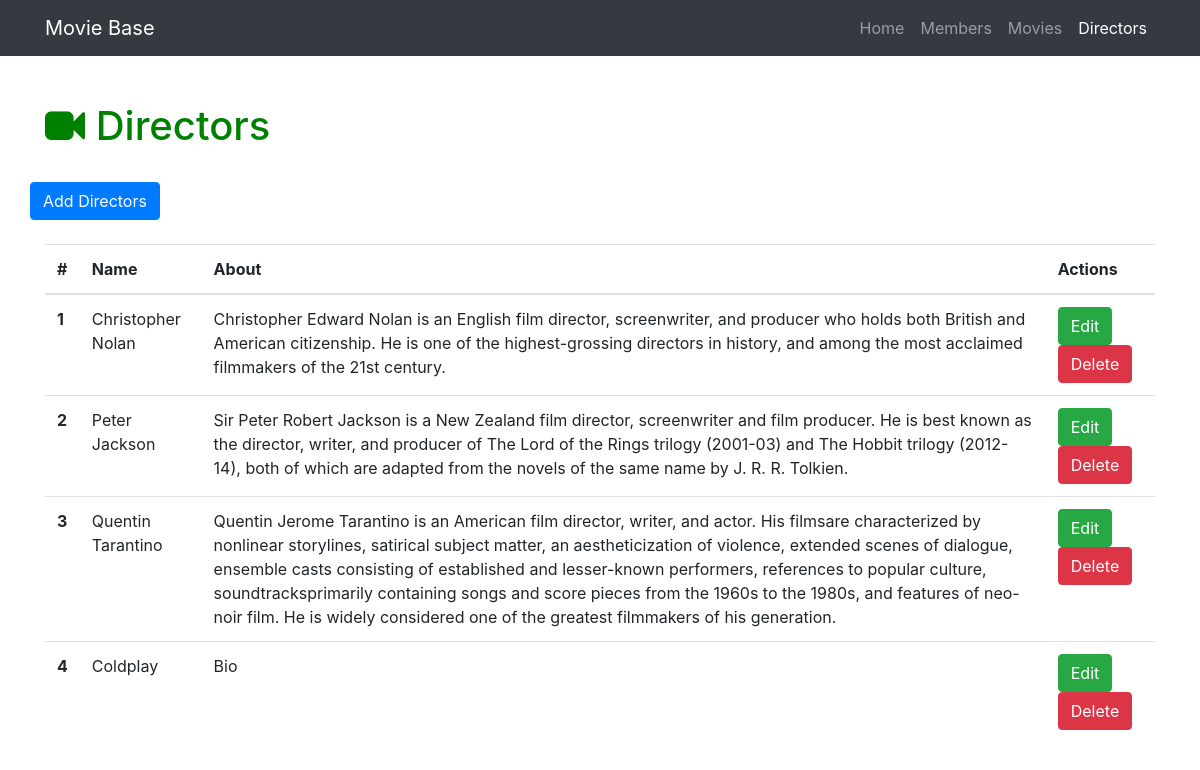
/directors, run on an earlier commit of the app's database.
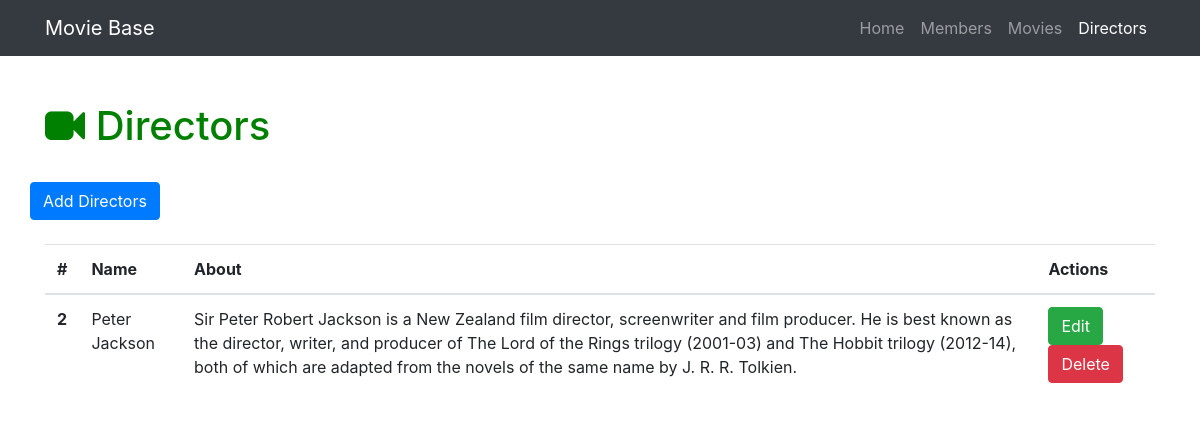
And on a later commit of the database.
### moviebase.py (models this page shows)
class Director(db.Model):
    __tablename__ = 'director'
    id = db.Column(db.Integer, primary_key=True)
    name = db.Column(db.String(64))
    about = db.Column(db.Text)
    movie = db.relationship('Movie', backref='director', cascade="delete")

### moviebase.py (the view)
@app.route('/directors')
def show_all_directors():
    director = Director.query.all()
    return render_template('directors-all.html', director=director)

### templates/directors-all.html (shortened to what this page needs)
{% extends "home-base.html" %}
{% block head %}
{{super()}}
{% endblock %}
{% block active_tab %}
<li class="nav-item">
  <a class="nav-link" href="/">Home</a>
</li>
<li class="nav-item">
  <a class="nav-link" href="/about">Members</a>
</li>
<li class="nav-item">
  <a class="nav-link" href="/movies">Movies</a>
</li>
<li class="nav-item active">
  <a class="nav-link" href="/directors">Directors</a>
</li>
{% endblock %}
{% block page_content %}
<div class="container">
  <div class="row">
    <div class="col-lg-12">
      <h1 class="mt-5"><i class="fa fa-video-camera" aria-hidden="true"></i> Directors</h1><br>
        <div class="row bottom-margin">
          <a href="/directors/add" class="btn btn-primary" role="button" aria-disabled="true">Add Directors</a>
        </div><br>
        {% if director %}
          <table class="table">
            <thead>
              <tr>
                <th>#</th>
                <th>Name</th>
                <th>About</th>
                <th>Actions</th>
              </tr>
            </thead>
            <tbody>
              {% for director in director %}
              <tr>
                  <th scope="row">{{director.id}}</th>
                  <td>{{director.name}}</td>
                  <td>{{director.about}}</td>
                  <td>
                    <a href="/directors/edit/{{director.id}}" class="btn btn-success" role="button">Edit</a>
                    <a href="/directors/delete/{{director.id}}" class="btn btn-danger" role="button">Delete</a>
                  </td>
              </tr>
              {% endfor%}
            </tbody>
          </table>
        {% endif %}
    </div>
  </div>
</div>
{% endblock %}

What changed in the data, as far as the page shows it:
removed Director: id "1", name "Christopher Nolan", about "Christopher Edward Nolan is an English film director, screenwriter, and producer who holds both British and American citizenship. He is one of the highest-grossing directors in history, and among the most acclaimed filmmakers of the 21st century."
removed Director: id "3", name "Quentin Tarantino", about "Quentin Jerome Tarantino is an American film director, writer, and actor. His filmsare characterized by nonlinear storylines, satirical subject matter, an aestheticization of violence, extended scenes of dialogue, ensemble casts consisting of established and lesser-known performers, references to popular culture, soundtracksprimarily containing songs and score pieces from the 1960s to the 1980s, and features of neo-noir film. He is widely considered one of the greatest filmmakers of his generation."
removed Director: id "4", name "Coldplay", about "Bio"
